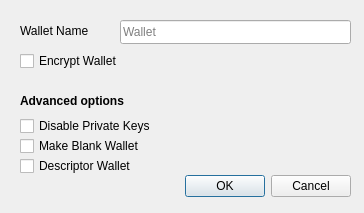
<?xml version="1.0" encoding="UTF-8"?>
<ui version="4.0">
 <class>CreateWalletDialog</class>
 <widget class="QDialog" name="CreateWalletDialog">
  <property name="geometry">
   <rect>
    <x>0</x>
    <y>0</y>
    <width>364</width>
    <height>213</height>
   </rect>
  </property>
  <property name="windowTitle">
   <string>Create Wallet</string>
  </property>
  <widget class="QDialogButtonBox" name="buttonBox">
   <property name="geometry">
    <rect>
     <x>10</x>
     <y>170</y>
     <width>341</width>
     <height>32</height>
    </rect>
   </property>
   <property name="orientation">
    <enum>Qt::Horizontal</enum>
   </property>
   <property name="standardButtons">
    <set>QDialogButtonBox::Cancel|QDialogButtonBox::Ok</set>
   </property>
  </widget>
  <widget class="QLineEdit" name="wallet_name_line_edit">
   <property name="geometry">
    <rect>
     <x>120</x>
     <y>20</y>
     <width>231</width>
     <height>24</height>
    </rect>
   </property>
   <property name="placeholderText">
     <string>Wallet</string>
   </property>
  </widget>
  <widget class="QLabel" name="label">
   <property name="geometry">
    <rect>
     <x>20</x>
     <y>20</y>
     <width>101</width>
     <height>21</height>
    </rect>
   </property>
   <property name="text">
    <string>Wallet Name</string>
   </property>
  </widget>
  <widget class="QCheckBox" name="encrypt_wallet_checkbox">
   <property name="geometry">
    <rect>
     <x>20</x>
     <y>50</y>
     <width>171</width>
     <height>22</height>
    </rect>
   </property>
   <property name="toolTip">
    <string>Encrypt the wallet. The wallet will be encrypted with a passphrase of your choice.</string>
   </property>
   <property name="text">
    <string>Encrypt Wallet</string>
   </property>
   <property name="checked">
    <bool>false</bool>
   </property>
  </widget>
  <widget class="QLabel" name="advanced_options_label">
   <property name="geometry">
    <rect>
     <x>20</x>
     <y>90</y>
     <width>130</width>
     <height>21</height>
    </rect>
   </property>
   <property name="styleSheet">
    <string notr="true">font-weight:bold;</string>
   </property>
   <property name="text">
    <string>Advanced options</string>
   </property>
  </widget>
  <widget class="QCheckBox" name="disable_privkeys_checkbox">
   <property name="enabled">
    <bool>true</bool>
   </property>
   <property name="geometry">
    <rect>
     <x>20</x>
     <y>115</y>
     <width>171</width>
     <height>22</height>
    </rect>
   </property>
   <property name="toolTip">
    <string>Disable private keys for this wallet. Wallets with private keys disabled will have no private keys and cannot have an HD seed or imported private keys. This is ideal for watch-only wallets.</string>
   </property>
   <property name="text">
    <string>Disable Private Keys</string>
   </property>
  </widget>
  <widget class="QCheckBox" name="blank_wallet_checkbox">
   <property name="geometry">
    <rect>
     <x>20</x>
     <y>135</y>
     <width>220</width>
     <height>22</height>
    </rect>
   </property>
   <property name="toolTip">
    <string>Make a blank wallet. Blank wallets do not initially have private keys or scripts. Private keys and addresses can be imported, or an HD seed can be set, at a later time.</string>
   </property>
   <property name="text">
    <string>Make Blank Wallet</string>
   </property>
  </widget>
  <widget class="QCheckBox" name="descriptor_checkbox">
   <property name="geometry">
    <rect>
     <x>20</x>
     <y>155</y>
     <width>171</width>
     <height>22</height>
    </rect>
   </property>
   <property name="toolTip">
    <string>Use descriptors for scriptPubKey management</string>
   </property>
   <property name="text">
    <string>Descriptor Wallet</string>
   </property>
  </widget>
 </widget>
 <tabstops>
  <tabstop>wallet_name_line_edit</tabstop>
  <tabstop>encrypt_wallet_checkbox</tabstop>
  <tabstop>disable_privkeys_checkbox</tabstop>
  <tabstop>blank_wallet_checkbox</tabstop>
  <tabstop>descriptor_checkbox</tabstop>
 </tabstops>
 <resources/>
 <connections>
  <connection>
   <sender>buttonBox</sender>
   <signal>rejected()</signal>
   <receiver>CreateWalletDialog</receiver>
   <slot>reject()</slot>
   <hints>
    <hint type="sourcelabel">
     <x>316</x>
     <y>260</y>
    </hint>
    <hint type="destinationlabel">
     <x>286</x>
     <y>274</y>
    </hint>
   </hints>
  </connection>
 </connections>
</ui>
